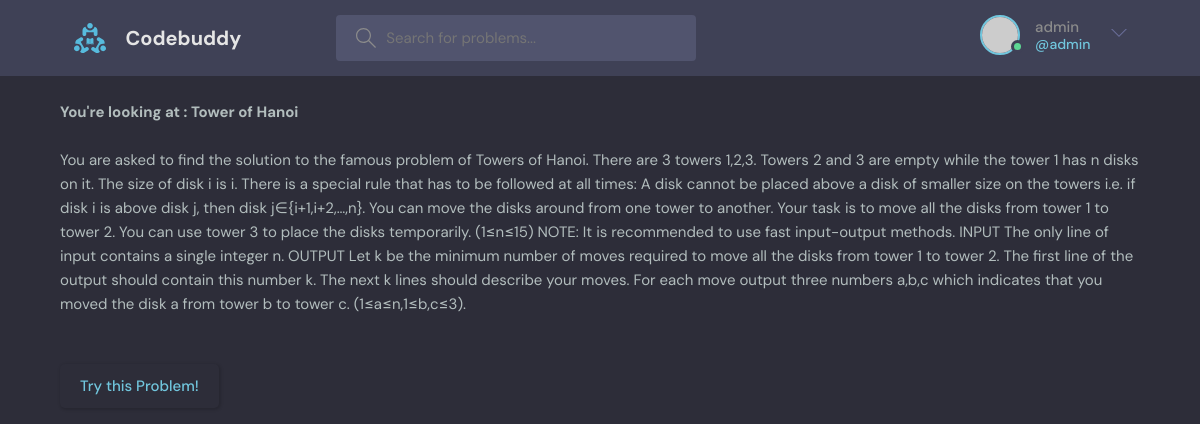
The page /problem/1/ (signed in) on the database its author committed.
### base/models.py (models this page shows, shortened)
class Problem(models.Model):
    prob_id = models.IntegerField(primary_key=True)
    name = models.CharField(max_length=200)
    description = models.TextField(null=True, blank=True)
    difficulty = models.CharField(max_length=20)
    updated = models.DateTimeField(auto_now=True)
    created = models.DateTimeField(auto_now_add=True)

### base/views.py (the view)
# urls.py: path('problem/<str:pk>/', views.problem_detail, name="problem_detail"),
@login_required(login_url='login')
def problem_detail(request, pk):
    detail=Problem.objects.get(prob_id=pk)
    context={
        'detail': detail
    }
    return render(request, 'base/problem_detail.html', context)

### base/templates/base/problem_detail.html (shortened to what this page needs)
{% extends 'main.html' %}
{% block content %}
<main class="layout">
    <div class="container">
    <h2>You're looking at : {{detail.name}} </h2>
    </div>
    <div class="jumbotron">
        <div class="container layout">
          <body class="lead">{% if detail.description %}
            <p>{{detail.description}}
            </p>
            </body>
      </div>
    </div>
        {% else %}
        <p> Description coming soon!</p>
        {% endif %}
    <div class="container layout">
        <p class="lead">
            <a class="btn btn-primary btn-lg" href="{% url 'submit_Problem' detail.prob_id %}" role="button">Try this Problem!</a>
        </p>
    </div>
</main>
{% endblock %}

### templates/navbar.html (shortened to what this page needs)
{% load static %}
<header class="header header--loggedIn">
  <div class="container">
<a href="{% url 'home' %}" class="header__logo">
<img src="{% static 'images/logo.svg' %}" />
<h1>Codebuddy</h1>
</a>
<form class="header__search" method="GET" action="{% url 'home' %}">
<label>
<input placeholder="Search for problems..." />
</label>
</form>
<nav class="header__menu">
{% if request.user.is_authenticated %}
<div class="header__user">
<a href="{profile.html}">
  <div class="avatar avatar--medium active">
    <img src="https://randomuser.me/api/portraits/men/37.jpg" />
  </div>
  <p>{{request.user.username}}<span>@{{request.user.username}}</span></p>
</a>
<button class="dropdown-button">
  <svg version="1.1" xmlns="http://www.w3.org/2000/svg" width="32" height="32" viewBox="0 0 32 32">
    <title>chevron-down</title>
    <path d="M16 21l-13-13h-3l16 16 16-16h-3l-13 13z"></path>
  </svg>
</button>
</div>
{% else %}
<a href="{% url 'login' %}">
<img src="{% static 'images/avatar.svg' %}" />
<p>Login</p>
</a>
{% endif %}
</nav>
</div>
</header>

### static/styles/style.css (style rules this page uses)
:root { --color-main: #71c6dd; --color-main-light: #e1f6fb; --color-dark: #3f4156; --color-dark-medium: #51546e; --color-dark-light: #696d97; --color-light: #e5e5e5; --color-gray: #8b8b8b; --color-light-gray: #b2bdbd; --color-bg: #2d2d39; --color-success: #5dd693; --color-error: #fc4b0b; }
* { font-family: "DM Sans", -apple-system, BlinkMacSystemFont, "Segoe UI", Roboto, Oxygen, Ubuntu, Cantarell, "Open Sans", "Helvetica Neue", sans-serif; margin: 0; padding: 0; box-sizing: border-box; text-rendering: optimizeLegibility; font-size: inherit; }
html { font-size: 56.25%; }
@media only screen and (min-width: 1200px) { html { font-size: 62.5%; } }
body { line-height: 1.6; font-weight: 400; font-size: 1.5rem; color: var(--color-light-gray); background-color: var(--color-bg); min-height: 100vh; }
img { width: 100%; }
a { display: inline-block; color: var(--color-main); text-decoration: none; }
.container { max-width: 120rem; width: 90%; margin: auto; }
.btn { background-color: transparent; border: none; display: inline-flex; align-items: center; gap: 1rem; cursor: pointer; transition: all ease-in-out 0.3s; padding: 1rem 2rem; border-radius: 5px; box-shadow: 1px 1px 3px 1px rgba(0, 0, 0, 0.15); font-weight: 500; }
.avatar { position: relative; display: inline-block; border-radius: 50%; border: 2px solid var(--color-main); }
.avatar img { display: block; border-radius: 50%; object-fit: cover; object-position: center; }
.avatar::after { content: ""; display: block; position: absolute; background-color: var(--color-gray); z-index: 111; border-radius: 50%; border: 0.3rem solid var(--color-dark); }
.avatar.active::after { background-color: var(--color-success); }
.avatar.avatar--medium img { width: 3.6rem; height: 3.6rem; border-radius: 50%; }
.avatar.avatar--medium:after { width: 0.7rem; height: 0.7rem; bottom: 0px; right: -6px; }
.header { padding: 1.5rem; background-color: var(--color-dark); }
.header > .container { display: flex; gap: 9.5rem; }
.header__logo, .header__user { display: flex; gap: 2rem; align-items: center; }
.header__logo > img { height: 3.2rem; width: 3.2rem; }
.header__logo > h1 { font-weight: 700; font-size: 2rem; color: var(--color-light); }
.header__search > label { background-color: var(--color-dark-medium); padding: 1.3rem 1rem; display: flex; align-items: center; gap: 1rem; border-radius: 4px; }
.header__search svg { fill: var(--color-gray); width: 2rem; height: 2rem; margin-left: 1rem; }
.header__search input { width: 30rem; background: transparent; border: none; outline: none; color: var(--color-light); }
.header__menu { margin-left: auto; position: relative; }
.header__menu a { display: flex; gap: 1.5rem; align-items: center; font-weight: 500; text-decoration: none; color: var(--color-gray); }
.header__menu img { height: 3.6rem; }
.header__menu p { line-height: 1.2; }
.header__menu span { color: var(--color-main); font-weight: 500; font-size: 1.4rem; display: block; }
.header__menu svg { width: 1.6rem; height: 1.6rem; fill: var(--color-dark-light); }
.dropdown-button { background: transparent; border: 0; outline: 0; cursor: pointer; }
.layout { margin-top: 2.4rem; }
.layout > .container { display: flex; justify-content: space-between; align-items: flex-start; }

### rows shown on the page
Problem: name "Tower of Hanoi", description "You are asked to find the solution to the famous problem of Towers of Hanoi. There are 3 towers 1,2,3. Towers 2 and 3 are empty while the tower 1 has n disks on it. The size of disk i is i. There is a special rule that has to be followed at all times: A disk cannot be placed above a disk of smaller size on the towers i.e. if disk i is above disk j, then disk j∈{i+1,i+2,…,n}. You can move the disks around from one tower to another. Your task is to move all the disks from tower 1 to tower 2. You can use tower 3 to place the disks temporarily. (1≤n≤15) NOTE: It is recommended to use fast input-output methods. INPUT The only line of input contains a single integer n. OUTPUT Let k be the minimum…"

### other values the page prints
{{ request.user.username }} "admin"
